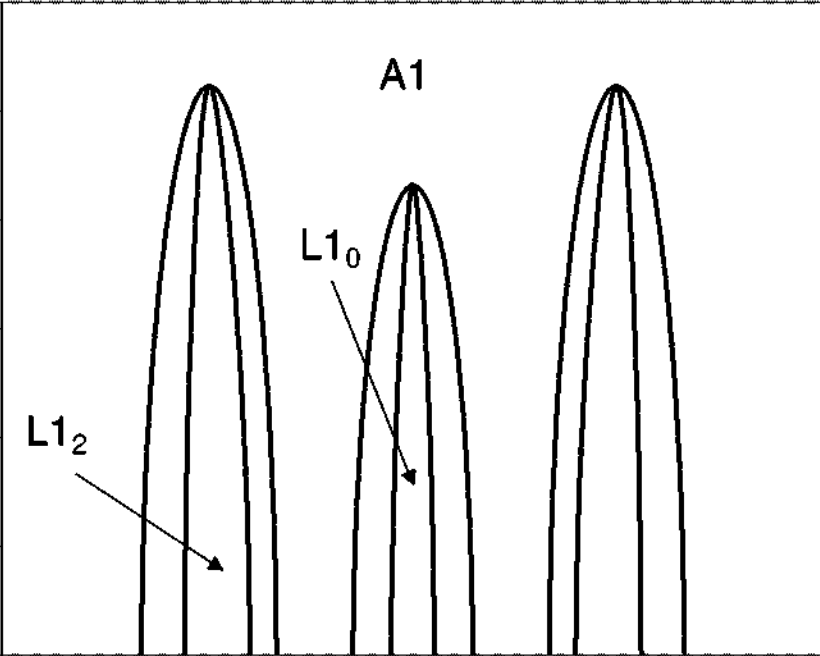
#> input picture source/figures/Oates_1999_Fig_1.png, 820 x 656 px; the run also reads 2 pictures not shown here
$ python Oates_1999.py
#> lines starting #> are read from the running program, lines starting #| are printed output that depends on the picture
### source/models/csasolutionmodel.py
import numpy as np
from numpy.linalg import pinv, lstsq, solve
from scipy.optimize import root, linprog, minimize, LinearConstraint
import itertools
from sympy import Matrix

R = 8.31446


def logish(x, eps=1.e-5):
    """
    2nd order series expansion of log(x) about eps:
    log(eps) - sum_k=1^infty (f_eps)^k / k
    Prevents infinities at x=0
    """
    f_eps = 1. - x/eps
    mask = x > eps
    ln = np.where(x <= eps, np.log(eps) - f_eps - f_eps*f_eps/2., 0.)
    ln[mask] = np.log(x[mask])
    return ln


# [9 lines left out: function inverseish, not called in this run]


class CSAModel(object):
    """
    This is the base class for all Cluster/Site Approximation models
    """

    def __init__(self, cluster_energies, gamma, site_species,
                 compositional_interactions=None):

        self.n_sites = len(cluster_energies.shape)
        self.species_per_site = np.array(cluster_energies.shape)
        self.site_start_indices = (np.cumsum(self.species_per_site)
                                   - self.species_per_site[0])
        self.site_index_tuples = np.array([self.site_start_indices,
                                           self.species_per_site]).T
        self.n_site_species = np.sum(self.species_per_site)

        if not len(site_species) == len(self.species_per_site):
            raise Exception('site_species must be a list of lists, '
                            'each second level list containing the number '
                            'of species on each site.')

        if not all([len(s) == self.species_per_site[i]
                    for i, s in enumerate(site_species)]):
            raise Exception('site_species must have the correct '
                            'number of species on each site')
        self.site_species = site_species

        self.site_species_flat = [species for site in site_species
                                  for species in site]
        self.n_clusters = len(self.site_species_flat)

        self.components = sorted(list(set(self.site_species_flat)))
        self.n_components = len(self.components)

        if compositional_interactions is None:
            compositional_interactions = np.zeros((self.n_components,
                                                   self.n_components))

        # Make correlation matrix between composition and site species
        self.site_species_compositions = np.zeros((len(self.site_species_flat),
                                                   len(self.components)),
                                                  dtype='int')
        for i, ss in enumerate(self.site_species_flat):
            self.site_species_compositions[i, self.components.index(ss)] = 1

        clusters = itertools.product(*[np.identity(n_species, dtype='int')
                                       for n_species
                                       in cluster_energies.shape])

        self.cluster_energies = cluster_energies
        self.cluster_energies_flat = cluster_energies.flatten()

        self.cluster_occupancies = np.array([np.hstack(cl) for cl in clusters])

        self.cluster_compositions = np.einsum('ij, jk->ik',
                                              self.cluster_occupancies,
                                              self.site_species_compositions)

        self.pivots = list(sorted(set([list(c).index(1)
                                       for c in self.cluster_occupancies.T])))
        self.n_ind = len(self.pivots)

        ind_cl_occs = np.array([self.cluster_occupancies[p]
                                for p in self.pivots], dtype='int')
        ind_cl_comps = np.array([self.cluster_compositions[p]
                                 for p in self.pivots],  dtype='int')
        self.independent_cluster_occupancies = ind_cl_occs
        self.independent_cluster_compositions = ind_cl_comps

        self.independent_interactions = np.einsum('ij, lk, jk->il',
                                                  ind_cl_comps, ind_cl_comps,
                                                  compositional_interactions)

        null = Matrix(self.independent_cluster_compositions.T).nullspace()
        rxn_matrix = np.array([np.array(v).T[0] for v in null])
        self.isochemical_reactions = rxn_matrix
        self.n_reactions = len(rxn_matrix)

        self._ps_to_p_ind = pinv(self.independent_cluster_occupancies.T)

        self.A_ind = lstsq(self.independent_cluster_occupancies.T,
                           self.cluster_occupancies.T,
                           rcond=None)[0].round(decimals=10).T

        self._AA = np.einsum('ik, ij -> ijk', self.A_ind, self.A_ind)
        self._AAA = np.einsum('il, ik, ij -> ijkl',
                              self.A_ind, self.A_ind, self.A_ind)

        self.gamma = gamma

        np.random.seed(seed=19)
        std = np.std(self.cluster_energies_flat)
        delta = np.random.rand(len(self.cluster_energies_flat))*std*1.e-10
        self._delta_cluster_energies = delta

    def set_state(self, temperature):
        self.temperature = temperature
        self.equilibrated_clusters = False

    def set_composition_from_p_ind(self, p_ind):
        self.p_ind = p_ind.astype('float64')
        self.p_s = self.independent_cluster_occupancies.T.dot(self.p_ind)
        self.ln_p_s = logish(self.p_s)
        self._ideal_c = logish(self._independent_ideal_cluster_proportions())
        self.equilibrated_clusters = False

    def set_composition_from_p_s(self, p_s):
        p_ind = self._ps_to_p_ind.dot(p_s)
        self.set_composition_from_p_ind(p_ind)

    def compositional_array(self, composition):
        # first, make the numpy array
        arr_c = np.zeros(len(self.components))
        for k, v in composition.items():
            arr_c[self.components.index(k)] = v
        return arr_c

    def ground_state_cluster_proportions_from_composition(self, c_arr,
                                                          normalize=True):

        # Apply a small random tweak to all energies to force the
        # solver to converge to the state with the minimum number of clusters
        # in the (common) circumstance where clusters are degenerate

        # Solve the linear programming problem
        # Revised simplex is slower than interior-point,
        # but is required to find an accurate solution
        # (especially with the small random tweaks applied)
        res = linprog(c=(self.cluster_energies_flat
                         + self._delta_cluster_energies),
                      A_eq=self.cluster_compositions.T,
                      b_eq=c_arr,
                      bounds=[(0., 1.) for l in self.cluster_energies_flat],
                      method='revised simplex')

        if not res.success:
            raise Exception('Minimum ground state energy not found.')

        # Normalise the proportions if required
        proportions = res.x
        if normalize:
            proportions /= np.sum(res.x)
        return proportions

    def maximum_entropy_cluster_proportions_from_composition(self, c_arr,
                                                             normalize=True):
        def minus_entropy(p_ind):
            p_s = self.independent_cluster_occupancies.T.dot(p_ind)
            norm_sum_p_s = self.n_sites*np.sum(p_s)
            S_s = np.sum(p_s*np.log(p_s/np.sum(norm_sum_p_s)))
            return S_s

        cons = (LinearConstraint(self.independent_cluster_occupancies.T,
                                 0., 1.),
                LinearConstraint(self.independent_cluster_compositions.T,
                                 c_arr, c_arr))

        x0 = [1./(self.n_ind-1.) if i > 0 else 0. for i in range(self.n_ind)]
        res = minimize(minus_entropy, x0, method='SLSQP', constraints=cons)

        # Normalise the proportions if required
        p_s = self.independent_cluster_occupancies.T.dot(res.x)
        proportions = self._ideal_cluster_proportions(p_s)

        if normalize:
            proportions /= np.sum(res.x)
        return proportions

    def equilibrate(self, composition, temperature):

        occs = self.independent_cluster_occupancies.T
        c_arr = self.compositional_array(composition)

        def energy(rxn_amounts, p_ind_start, rxn_matrix):
            p_ind = p_ind_start + rxn_matrix.T.dot(rxn_amounts)

            # tweak to ensure feasibility of solution
            p_s = occs.dot(p_ind)
            invalid = (p_s < 0.)
            if any(invalid):
                f = min(abs(p_s_max[invalid]/(p_s_max[invalid] - p_s[invalid])))
                f -= 1.e-6  # a little extra nudge into the valid domain
                p_ind = f*p_ind + (1.-f)*p_ind_max
                """
                print('o', rxn_amounts)
                rxn_amounts[:] = pinv(rxn_matrix.T).dot(p_ind - p_ind_start)
                print('n', rxn_amounts)
                """
                """
                p_s = occs.dot(p_ind)
                invalid = (p_s < 0.)
                if any(invalid):
                    print('WHY!!! ARGH!!!!!')
                """

            self.set_composition_from_p_ind(p_ind)
            self.equilibrate_clusters()
            grad = rxn_matrix.dot(self.molar_chemical_potentials)
            return self.molar_gibbs, grad

        self.set_state(temperature)

        # Find ordered and disordered states to use as starting points
        p_cl_grd = self.ground_state_cluster_proportions_from_composition(c_arr)
        p_cl_max = self.maximum_entropy_cluster_proportions_from_composition(c_arr)
        p_ind_max = self.A_ind.T.dot(p_cl_max)
        p_s_max = occs.dot(p_ind_max)

        # minimize using near-ground state as a starting point
        p_cl = 0.95*p_cl_grd + 0.05*p_cl_max
        p_ind0 = self.A_ind.T.dot(p_cl)

        # keep_feasible=True requires some future version of scipy
        cons = LinearConstraint(occs.dot(self.isochemical_reactions.T),
                                0.-occs.dot(p_ind0),
                                1.-occs.dot(p_ind0))

        guess = np.array([0. for i in range(self.n_reactions)])
        # minimize using near-ground state as a starting point
        res = minimize(energy,
                       guess,
                       method='SLSQP', constraints=cons,
                       args=(p_ind0, self.isochemical_reactions),
                       jac=True)

        # store c and E
        c = self.c
        p_ind = self.p_ind
        E = res.fun

        # minimize using near-maximum entropy as a starting point
        p_cl = 0.05*p_cl_grd + 0.95*p_cl_max
        p_ind0 = self.A_ind.T.dot(p_cl)

        # keep_feasible=True requires some future version of scipy
        cons = LinearConstraint(occs.dot(self.isochemical_reactions.T),
                                0.-occs.dot(p_ind0),
                                1.-occs.dot(p_ind0))

        guess = np.array([0. for i in range(self.n_reactions)])
        # minimize using near-ground state as a starting point
        res = minimize(energy,
                       guess,
                       method='SLSQP', constraints=cons,
                       args=(p_ind0, self.isochemical_reactions),
                       jac=True)

        if res.fun > E:
            self.set_composition_from_p_ind(p_ind)
            self.c = c
            self.equilibrated_clusters = True
            self.set_cluster_proportions()

    def _independent_ideal_cluster_proportions(self):
        occs = np.einsum('ij, j->ij', self.independent_cluster_occupancies,
                         self.p_s)
        return np.prod([np.sum(occs[:, i:i+n_species], axis=1)
                        for i, n_species in self.site_index_tuples],
                       axis=0)

    def _ideal_cluster_proportions(self, p_s):
        occs = np.einsum('ij, j->ij', self.cluster_occupancies, p_s)
        return np.prod([np.sum(occs[:, i:i+n_species], axis=1)
                        for i, n_species in self.site_index_tuples],
                       axis=0)

    def _ground_state_cluster_proportions(self, p_ind):
        # Solve the linear programming problem
        # Revised simplex is slower than interior-point,
        # but is required to find an accurate solution.
        # The small pseudorandom (using a fixed seed)
        # tweaks are applied so that a unique
        # set of cluster proportions is obtained.
        # (as the problem is degenerate).
        res = linprog(c=(self.cluster_energies_flat
                         + self._delta_cluster_energies),
                      A_eq=self.A_ind.T,
                      b_eq=p_ind,
                      bounds=[(0., 1.) for l in self.cluster_energies_flat],
                      method='revised simplex')
        # x0=self.ideal_cluster_proportions)

        if not res.success:
            print(self.ideal_cluster_proportions)
            print(self.A_ind.T.dot(self.ideal_cluster_proportions) - p_ind)
            print('p_s:', self.independent_cluster_occupancies.T.dot(p_ind))
            print(res)
            raise Exception('Minimum ground state energy not found (2).')
            exit()

        return res.x

    @property
    def ideal_cluster_proportions(self):
        return self._ideal_cluster_proportions(self.p_s)

    @property
    def ground_state_cluster_proportions(self):
        return self._ground_state_cluster_proportions(self.p_ind)

    def _cluster_proportions(self, c, temperature):
        lnval = (self.A_ind.dot(c)
                 - self.cluster_energies_flat / (self.gamma * R * temperature))
        return np.exp(np.where(lnval > 100, 100., lnval))

    def set_cluster_proportions(self):
        cf = self._cluster_proportions(self.c, self.temperature)
        self.cluster_proportions_flat = cf
        self.ln_cluster_proportions_flat = logish(cf)

        self.cluster_proportions = cf.reshape(self.species_per_site)
        self.ln_cluster_proportions = logish(self.cluster_proportions)

    def delta_proportions(self, c, temperature):
        p_cl = self._cluster_proportions(c, temperature)
        deltas = self.p_ind - self.A_ind.T.dot(p_cl)
        jac = -np.einsum('ijk, i -> kj', self._AA, p_cl)
        return deltas, jac

    def equilibrate_clusters(self):
        if np.max(self._ideal_c) > -1.e-10:  # pure endmember
            self.c = self._ideal_c
        else:  # Try the ideal cluster proportions
            sol = root(self.delta_proportions, self._ideal_c, jac=True,
                       args=(self.temperature),
                       method='lm', options={'ftol': 1.e-16})

            # print('ideal', self._ideal_c)
            if np.max(np.abs(sol.fun)) < 1.e-8:
                self.c = sol.x
            else:  # Try near-fully ordered cluster proportions

                p_cl_ord = self.ground_state_cluster_proportions
                p_cl_disord = self.ideal_cluster_proportions
                p_cl_near_ord = 0.05 * p_cl_disord + 0.95 * p_cl_ord
                near_ord_c = (logish(p_cl_near_ord[self.pivots])
                              + (self.cluster_energies_flat[self.pivots]
                                 / (self.temperature * R)))

                sol = root(self.delta_proportions, near_ord_c, jac=True,
                           args=(self.temperature),
                           method='lm', options={'ftol': 1.e-16})

                if np.max(np.abs(sol.fun)) < 1.e-8:
                    self.c = sol.x
                else:
                    # try to anneal
                    T = 10000.
                    n_steps = 4
                    good = True
                    while T > self.temperature + 0.1 or not good:
                        T_steps = np.logspace(np.log10(T),
                                              np.log10(self.temperature),
                                              n_steps)

                        guess_c = self._ideal_c
                        for i, T in enumerate(T_steps):
                            sol = root(self.delta_proportions, guess_c,
                                       args=(T), jac=True,
                                       method='lm', tol=1.e-10,
                                       options={'ftol': 1.e-16})

                            if np.max(np.abs(sol.fun)) < 1.e-10:
                                guess_c = sol.x
                                good = True

                            else:
                                n_steps *= 2

                                if n_steps > 100:
                                    print(sol)
                                    print(self._cluster_proportions(sol.x, T_steps[-1]))
                                    raise Exception('Clusters could not be '
                                                    'equilibrated, '
                                                    'even with annealing')
                                T = T_steps[i-1]
                                good = False
                                break

                    self.c = sol.x

        self.equilibrated_clusters = True
        self.set_cluster_proportions()

    def _inv_J(self):
        return np.einsum('ijk, i -> kj', self._AA,
                         self.cluster_proportions_flat)

    def _dpcl_dp_ind(self):
        dp_ind_dc = np.einsum('ijk, i -> kj', self._AA,
                              self.cluster_proportions_flat)
        dpcl_dc = np.einsum('ij, i -> ij', self.A_ind,
                            self.cluster_proportions_flat)

        # the returned solve is equivalent to
        # np.einsum('lj, jk -> lk', dpcl_dc, pinv(dp_ind_dc)))
        try:
            return solve(dp_ind_dc.T, dpcl_dc.T).T
        except np.linalg.LinAlgError:  # singular matrix
            return np.einsum('lj, jk -> lk', dpcl_dc, pinv(dp_ind_dc))

    # [23 lines left out: functions _d2pcl_dp_ind_dp_ind, non_ideal_hessian, not called in this run]

    def non_ideal_potentials(self):
        # -sum(sum(qi.qj.Wij*)
        # equation (2) of Holland and Powell 2003
        q = np.eye(self.n_ind) - np.einsum('i, j->ij', np.ones(self.n_ind),
                                           self.p_ind)
        # The following are equivalent to
        # np.einsum('ij, jk, ik->i', -q, self.Wx, q)
        Wint = -(q.dot(self.independent_interactions)*q).sum(-1)
        return Wint

    def non_ideal_energy(self):
        return np.einsum('i, j, ij', self.p_ind, self.p_ind, self.independent_interactions)

    def check_equilibrium(self):
        if self.equilibrated_clusters:
            pass
        else:
            raise Exception('This property of the solution requires '
                            'you to first call equilibrate_clusters()')

    # [22 lines left out: function hessian_entropy, not called in this run]

    @property
    def partial_molar_entropies(self):
        self.check_equilibrium()
        D = self._dpcl_dp_ind()

        g_S_n = -R*(np.einsum('lk, l', D, self.ln_cluster_proportions_flat))
        g_S_i = -R*(np.einsum('ki, i',
                              self.independent_cluster_occupancies,
                              self.ln_p_s))
        g_S_t = self.gamma * g_S_n + (1./self.n_sites - self.gamma) * g_S_i
        return g_S_t

    @property
    def molar_entropy(self):
        """
        The entropy per mole of sites
        """
        self.check_equilibrium()

        # Cluster and site entropy contributions per cluster
        S_n = -R*np.sum(self.cluster_proportions * self.ln_cluster_proportions)
        S_i = -R*np.sum(self.p_s * self.ln_p_s)

        # remember gamma is the number of noninterfering clusters PER SITE
        S_t = self.gamma * S_n + (1./self.n_sites - self.gamma) * S_i

        return S_t

    # [8 lines left out: function hessian_gibbs, not called in this run]

    @property
    def molar_chemical_potentials(self):
        """
        The chemical potentials per mole of sites
        """
        g_S_t = self.partial_molar_entropies

        D = self._dpcl_dp_ind()
        g_E = np.einsum('lk, l', D, self.cluster_energies_flat)
        chemical_potentials = g_E - self.temperature * g_S_t

        return chemical_potentials + self.non_ideal_potentials()

    @property
    def molar_gibbs(self):
        """
        The gibbs free energy per mole of sites
        """
        S_t = self.molar_entropy
        E_t = np.sum(self.cluster_proportions * self.cluster_energies)
        G_t = E_t - self.temperature * S_t

        return G_t + self.non_ideal_energy()

### source/Oates_1999.py
import numpy as np
from models.csasolutionmodel import CSAModel, R
import matplotlib.image as mpimg
import matplotlib.pyplot as plt
from scipy.spatial import ConvexHull


def binary_cluster_energies(wAB, alpha=0., beta=0.):
    """
    Indices:
    0 = A
    1 = B

    Cluster pairs:
    AAAA = 0
    AAAB = 3 A-B pairs
    AABB = 4 A-B pairs
    ABBB = 3 A-B pairs
    BBBB = 0

    See Zhang et al., 2003
    """
    u = np.zeros((2, 2, 2, 2))
    u[1, 1, 1, 1] = 0.

    u[0, 1, 1, 1] = 3.*wAB*(1. + beta)
    u[1, 0, 1, 1] = 3.*wAB*(1. + beta)
    u[1, 1, 0, 1] = 3.*wAB*(1. + beta)
    u[1, 1, 1, 0] = 3.*wAB*(1. + beta)

    u[0, 0, 1, 1] = 4.*wAB
    u[0, 1, 0, 1] = 4.*wAB
    u[0, 1, 1, 0] = 4.*wAB
    u[1, 0, 0, 1] = 4.*wAB
    u[1, 0, 1, 0] = 4.*wAB
    u[1, 1, 0, 0] = 4.*wAB

    u[0, 0, 0, 1] = 3.*wAB*(1. + alpha)
    u[0, 0, 1, 0] = 3.*wAB*(1. + alpha)
    u[0, 1, 0, 0] = 3.*wAB*(1. + alpha)
    u[1, 0, 0, 0] = 3.*wAB*(1. + alpha)

    u[0, 0, 0, 0] = 0.
    return u


"""
Figure 1 from Oates et al. (1999)
wAB/RT = -1
"""

pfig1 = mpimg.imread('figures/Oates_1999_Fig_1.png')
#> pfig1 is the input picture: shape (656, 820, 4) float32; mean R, G, B, A 0.925, 0.925, 0.925, 1
pfig2 = mpimg.imread('figures/Oates_1999_Fig_2.png')
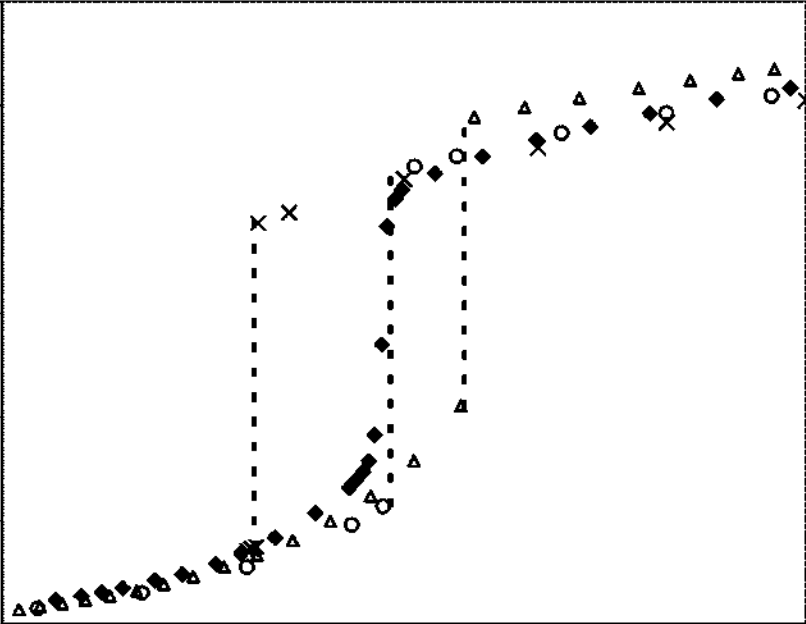
#> input picture source/figures/Oates_1999_Fig_2.png, 806 x 624 px
#> pfig2 is the input picture: shape (624, 806, 4) float32; mean R, G, B, A 0.968, 0.968, 0.968, 1
pfig3 = mpimg.imread('figures/Oates_1999_Fig_3.png')
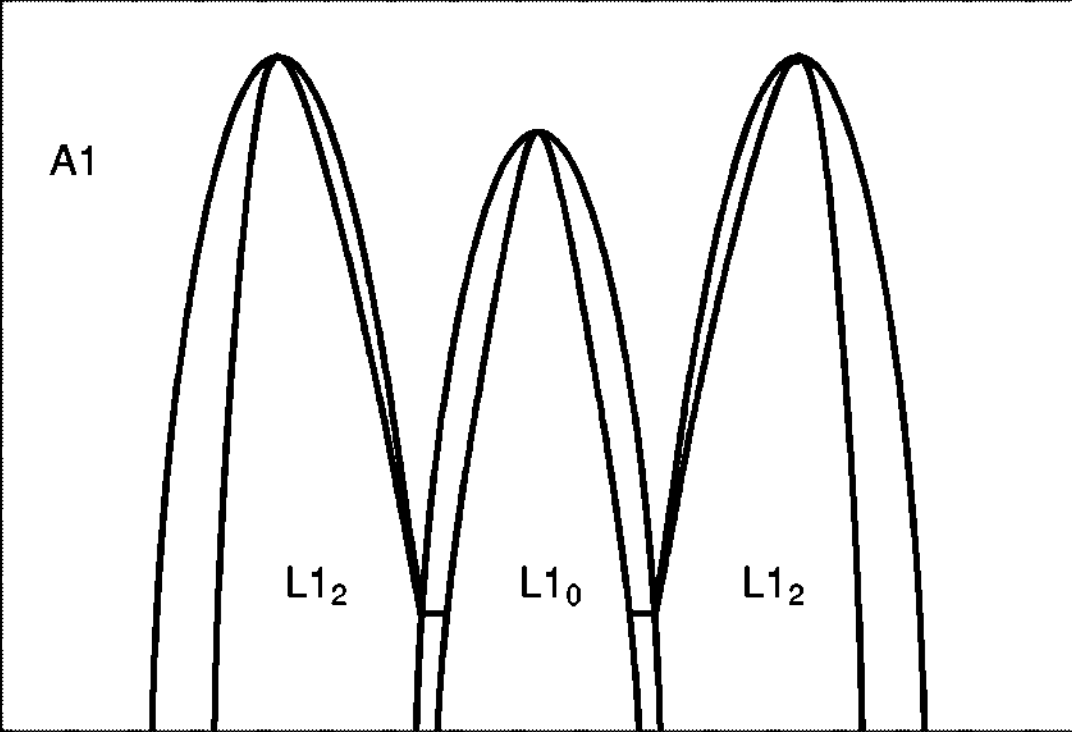
#> input picture source/figures/Oates_1999_Fig_3.png, 1072 x 732 px
#> pfig3 is the input picture: shape (732, 1072, 4) float32; mean R, G, B, A 0.925, 0.925, 0.925, 1
pfig4 = mpimg.imread('figures/Oates_1999_Fig_4.png')
#> (the rest of the program and of its run is left out)
